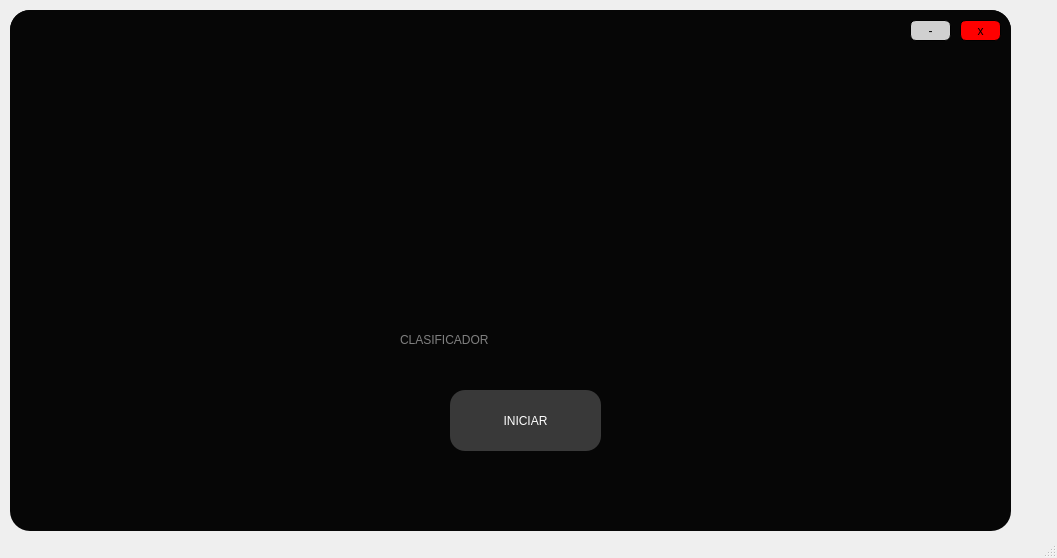
<?xml version="1.0" encoding="UTF-8"?>
<ui version="4.0">
 <class>Inicio</class>
 <widget class="QMainWindow" name="Inicio">
  <property name="geometry">
   <rect>
    <x>0</x>
    <y>0</y>
    <width>1057</width>
    <height>558</height>
   </rect>
  </property>
  <property name="windowTitle">
   <string>MainWindow</string>
  </property>
  <widget class="QWidget" name="centralwidget">
   <widget class="QWidget" name="widget" native="true">
    <property name="geometry">
     <rect>
      <x>10</x>
      <y>10</y>
      <width>1001</width>
      <height>521</height>
     </rect>
    </property>
    <property name="cursor">
     <cursorShape>ArrowCursor</cursorShape>
    </property>
    <property name="styleSheet">
     <string notr="true">QWidget#widget{
background-color: rgb(16, 16, 16);
	background-color: rgb(6, 6, 6);
border-radius:20px;
}</string>
    </property>
    <widget class="QFrame" name="frame">
     <property name="geometry">
      <rect>
       <x>0</x>
       <y>0</y>
       <width>1001</width>
       <height>51</height>
      </rect>
     </property>
     <property name="styleSheet">
      <string notr="true">QFrame#frame{
	background-color: rgb(6, 6, 6);
border-top-left-radius:20px;
border-top-right-radius:20px;

}</string>
     </property>
     <property name="frameShape">
      <enum>QFrame::StyledPanel</enum>
     </property>
     <property name="frameShadow">
      <enum>QFrame::Raised</enum>
     </property>
     <widget class="QPushButton" name="min">
      <property name="geometry">
       <rect>
        <x>900</x>
        <y>10</y>
        <width>41</width>
        <height>21</height>
       </rect>
      </property>
      <property name="cursor">
       <cursorShape>PointingHandCursor</cursorShape>
      </property>
      <property name="styleSheet">
       <string notr="true">QPushButton#min{
	background-color: rgb(208, 208, 208);
font: 16pt &quot;MS Shell Dlg 2&quot;;
border-radius:6px;
border: 1px solid black;


}</string>
      </property>
      <property name="text">
       <string>-</string>
      </property>
     </widget>
     <widget class="QPushButton" name="cerrar">
      <property name="geometry">
       <rect>
        <x>950</x>
        <y>10</y>
        <width>41</width>
        <height>21</height>
       </rect>
      </property>
      <property name="cursor">
       <cursorShape>PointingHandCursor</cursorShape>
      </property>
      <property name="styleSheet">
       <string notr="true">QPushButton#cerrar{
background-color: rgb(255, 0, 0);
border-radius:6px;
border: 1px solid black;
font: 11pt &quot;MS Shell Dlg 2&quot;;

}</string>
      </property>
      <property name="text">
       <string>x</string>
      </property>
     </widget>
    </widget>
    <widget class="QPushButton" name="BIniciar">
     <property name="geometry">
      <rect>
       <x>440</x>
       <y>380</y>
       <width>151</width>
       <height>61</height>
      </rect>
     </property>
     <property name="cursor">
      <cursorShape>PointingHandCursor</cursorShape>
     </property>
     <property name="styleSheet">
      <string notr="true">QPushButton#BIniciar{
background-color: rgb(52, 107, 98);
background-color: rgb(57, 57, 57);
font: 87 10pt &quot;Arial Black&quot;;
border-radius:15px;
font: 8pt &quot;Gill Sans Ultra Bold&quot;;
color:white;
}</string>
     </property>
     <property name="text">
      <string>INICIAR</string>
     </property>
    </widget>
    <widget class="QLabel" name="label_2">
     <property name="geometry">
      <rect>
       <x>390</x>
       <y>320</y>
       <width>311</width>
       <height>20</height>
      </rect>
     </property>
     <property name="styleSheet">
      <string notr="true">font: 14pt &quot;Lucida Console&quot;;
color:gray;
font: 90 20pt &quot;Rockwell Extra Bold&quot;;</string>
     </property>
     <property name="text">
      <string>CLASIFICADOR</string>
     </property>
    </widget>
    <widget class="QLabel" name="label_3">
     <property name="geometry">
      <rect>
       <x>400</x>
       <y>120</y>
       <width>221</width>
       <height>211</height>
      </rect>
     </property>
     <property name="styleSheet">
      <string notr="true">border-image: url(:/Iconos/Icono youtube.png);</string>
     </property>
     <property name="text">
      <string/>
     </property>
    </widget>
   </widget>
  </widget>
  <widget class="QStatusBar" name="statusbar"/>
 </widget>
 <resources>
  <include location="imagen.qrc"/>
 </resources>
 <connections/>
</ui>
